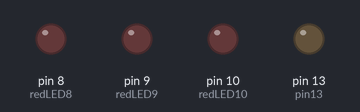
Simulated run of this sketch. Board: Arduino Uno, built with avr-gcc and run on an emulated ATmega328P. Parts: output pins drawn as LEDs (lit = HIGH).

Above: at 0.1 s.
At 9.6 s:
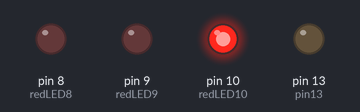
At 18.0 s:
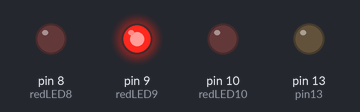
At 26.4 s:
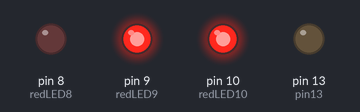
At 36.9 s:
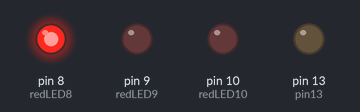
Timing chart, 0 to 40.0 s (numbered marks = the images above):
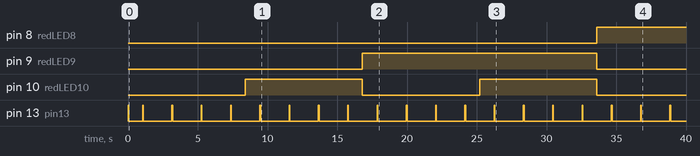

Measured:
- by itself, pin 8 (redLED8): LOW → HIGH at 33.6 s
- by itself, pin 9 (redLED9): LOW → HIGH at 16.8 s, → LOW 16.8 s later
- by itself, pin 10 (redLED10): alternates HIGH for 8.4 s and LOW for 8.4 s
- by itself, pin 13 (pin13): goes HIGH 0.05 s, LOW 1.0 s, 18 × (HIGH 0.05 s, LOW 2.1 s), HIGH 0.05 s, then LOW

The sketch:

sketch_apr4a.ino
```cpp
int redLED8 = 8;
int redLED9 = 9;
int redLED10 = 10;
int redLED11 = 11;
int redLED12 = 12;
int pin13 = 13;
int dit = 50;
int dah = 10;
int longWait = 1000;

void setup() {
  // put your setup code here, to run once:
  pinMode(8,OUTPUT);
  pinMode(9,OUTPUT);
  pinMode(10,OUTPUT);
  pinMode(13,OUTPUT);
}

void loop() {
  // put your main code here, to run repeatedly:
  digitalWrite(pin13, HIGH);  digitalWrite(pin13, HIGH);
  delay(dit);
  digitalWrite(pin13, LOW);
  delay(longWait);

  //pins: 8 9 10 11
  //number 0
  digitalWrite(redLED8,LOW);
  digitalWrite(redLED9,LOW);
  digitalWrite(redLED10,LOW);
  digitalWrite(redLED11,LOW);
  digitalWrite(redLED12,LOW);

  digitalWrite(pin13, HIGH);
  delay(dit);
  digitalWrite(pin13, LOW);

  delay(longWait);

  //number 1: 0 0 0 1
  digitalWrite(redLED8,LOW);
  digitalWrite(redLED9,LOW);
  digitalWrite(redLED10,LOW);
  digitalWrite(redLED11,LOW);
  digitalWrite(redLED12,HIGH);

  delay(dit);

  delay(longWait);

  digitalWrite(pin13, HIGH);
  delay(dit);
  digitalWrite(pin13, LOW);

  delay(longWait);

  // //number 2: 0 0 1 0
  digitalWrite(redLED8,LOW);
  digitalWrite(redLED9,LOW);
  digitalWrite(redLED10,LOW);
  digitalWrite(redLED11,HIGH);
  digitalWrite(redLED12,LOW);

  delay(dit);
  delay(longWait);

  digitalWrite(pin13, HIGH);
  delay(dit);
  digitalWrite(pin13, LOW);

  delay(longWait);


  // //Number 3: 0  1 1
  digitalWrite(redLED8,LOW);
  digitalWrite(redLED9,LOW);
  digitalWrite(redLED10,LOW);
  digitalWrite(redLED11,HIGH);
  digitalWrite(redLED12,HIGH);
  delay(dit);

  delay(longWait);

  digitalWrite(pin13, HIGH);
  delay(dit);
  digitalWrite(pin13, LOW);

  delay(longWait);

  //nUMBER 4: 0 0 1 0 0
  digitalWrite(redLED8,LOW);
  digitalWrite(redLED9,LOW);
  digitalWrite(redLED10,HIGH);
  digitalWrite(redLED11,LOW);
  digitalWrite(redLED11,LOW);
  delay(dit);

  delay(longWait);

  digitalWrite(pin13, HIGH);
  delay(dit);
  digitalWrite(pin13, LOW);

  delay(longWait);

  //number 5: 0 0 1 0 1
  digitalWrite(redLED8,LOW);
  digitalWrite(redLED9,LOW);
  digitalWrite(redLED10,HIGH);
  digitalWrite(redLED11,LOW);
  digitalWrite(redLED12,HIGH);
  delay(dit);

  delay(longWait);

  digitalWrite(pin13, HIGH);
  delay(dit);
  digitalWrite(pin13, LOW);

  delay(longWait);

  //number 6: 0 0 1 1 0
  digitalWrite(redLED8,LOW);
  digitalWrite(redLED9,LOW);
  digitalWrite(redLED10,HIGH);
  digitalWrite(redLED11,HIGH);
  digitalWrite(redLED12,LOW);
  delay(dit);

  delay(longWait);

  digitalWrite(pin13, HIGH);
  delay(dit);
  digitalWrite(pin13, LOW);

  delay(longWait);

  //number 7: 0 0 1 1 1
  digitalWrite(redLED8,LOW);
  digitalWrite(redLED9,LOW);
  digitalWrite(redLED10,HIGH);
  digitalWrite(redLED11,HIGH);
  digitalWrite(redLED12,HIGH);
  delay(dit);

  delay(longWait);

  digitalWrite(pin13, HIGH);
  delay(dit);
  digitalWrite(pin13, LOW);

  delay(longWait);

  //number 8: 0 1 0 0 0
  digitalWrite(redLED8,LOW);
  digitalWrite(redLED9,HIGH);
  digitalWrite(redLED10,LOW);
  digitalWrite(redLED11,LOW);
  digitalWrite(redLED12,LOW);
  delay(dit);

  delay(longWait);

  digitalWrite(pin13, HIGH);
  delay(dit);
  digitalWrite(pin13, LOW);

  delay(longWait);

  //number 9: 0 1 0 0 1
  digitalWrite(redLED8,LOW);
  digitalWrite(redLED9,HIGH);
  digitalWrite(redLED10,LOW);
  digitalWrite(redLED11,LOW);
  digitalWrite(redLED12,HIGH);
  delay(dit);

  delay(longWait);

  digitalWrite(pin13, HIGH);
  delay(dit);
  digitalWrite(pin13, LOW);

  delay(longWait);

  //number 10: 0 1 1 0 0
  digitalWrite(redLED8,LOW);
  digitalWrite(redLED9,HIGH);
  digitalWrite(redLED10,LOW);
  digitalWrite(redLED11,HIGH);
  digitalWrite(redLED12,LOW);
  delay(dit);

  delay(longWait);

  digitalWrite(pin13, HIGH);
  delay(dit);
  digitalWrite(pin13, LOW);

  delay(longWait);

  //number 11: 0 1 0 1 1
  digitalWrite(redLED8, LOW);
  digitalWrite(redLED9,HIGH);
  digitalWrite(redLED10,LOW);
  digitalWrite(redLED11,HIGH);
  digitalWrite(redLED12,HIGH);
  delay(dit);

  delay(longWait);

  digitalWrite(pin13, HIGH);
  delay(dit);
  digitalWrite(pin13, LOW);

  delay(longWait);

  //number 12: 0 1 1 0 0
  digitalWrite(redLED8,LOW);
  digitalWrite(redLED9,HIGH);
  digitalWrite(redLED10,HIGH);
  digitalWrite(redLED11,LOW);
  digitalWrite(redLED12,LOW);
  delay(dit);

  delay(longWait);

  digitalWrite(pin13, HIGH);
  delay(dit);
  digitalWrite(pin13, LOW);

  delay(longWait);

  //number 13: 0 1 1 0 1
  digitalWrite(redLED8,LOW);
  digitalWrite(redLED9,HIGH);
  digitalWrite(redLED10,HIGH);
  digitalWrite(redLED11,LOW);
  digitalWrite(redLED12,HIGH);
  delay(dit);

  delay(longWait);

  digitalWrite(pin13, HIGH);
  delay(dit);
  digitalWrite(pin13, LOW);

  delay(longWait);

  //number 14: 0 1 1 1 0
  digitalWrite(redLED8,LOW);
  digitalWrite(redLED9,HIGH);
  digitalWrite(redLED10,HIGH);
  digitalWrite(redLED11,HIGH);
  digitalWrite(redLED12,LOW);
  delay(dit);

  delay(longWait);

  digitalWrite(pin13, HIGH);
  delay(dit);
  digitalWrite(pin13, LOW);

  delay(longWait);

  //number 15: 0 1 1 1 1
  digitalWrite(redLED8,LOW);
  digitalWrite(redLED9,HIGH);
  digitalWrite(redLED10,HIGH);
  digitalWrite(redLED11,HIGH);
  digitalWrite(redLED12,HIGH);
  delay(dit);

  delay(longWait);

  digitalWrite(pin13, HIGH);
  delay(dit);
  digitalWrite(pin13, LOW);

  delay(longWait);

  //number 16: 1 0 0 0 0
  digitalWrite(redLED8,HIGH);
  digitalWrite(redLED9,LOW);
  digitalWrite(redLED10,LOW);
  digitalWrite(redLED11,LOW);
  digitalWrite(redLED12,LOW);
  delay(dit);

  delay(longWait);

  digitalWrite(pin13, HIGH);
  delay(dit);
  digitalWrite(pin13, LOW);

  delay(longWait);

  //number 17: 1 0 0 0 1
  digitalWrite(redLED8,HIGH);
  digitalWrite(redLED9,LOW);
  digitalWrite(redLED10,LOW);
  digitalWrite(redLED11,LOW);
  digitalWrite(redLED12,HIGH);
  delay(dit);

  delay(longWait);

  digitalWrite(pin13, HIGH);
  delay(dit);
  digitalWrite(pin13, LOW);

  delay(longWait);

  //number 18: 1 0 0 1 0
  digitalWrite(redLED8,HIGH);
  digitalWrite(redLED9,LOW);
  digitalWrite(redLED10,LOW);
  digitalWrite(redLED11,HIGH);
  digitalWrite(redLED12,LOW);
  delay(dit);

  delay(longWait);

  digitalWrite(pin13, HIGH);
  delay(dit);
  digitalWrite(pin13, LOW);

  delay(longWait);

  //number19: 1 0 0 1 1
  digitalWrite(redLED8,HIGH);
  digitalWrite(redLED9,LOW);
  digitalWrite(redLED10,LOW);
  digitalWrite(redLED11,HIGH);
  digitalWrite(redLED12,HIGH);
  delay(dit);

  delay(longWait);

  digitalWrite(pin13, HIGH);
  delay(dit);
  digitalWrite(pin13, LOW);

  delay(longWait);

  //number 20: 1 0 1 0 0
  digitalWrite(redLED8,HIGH);
  digitalWrite(redLED9,LOW);
  digitalWrite(redLED10,HIGH);
  digitalWrite(redLED11,LOW);
  digitalWrite(redLED12,LOW);
  delay(dit);

  delay(longWait);

  digitalWrite(pin13, HIGH);
  delay(dit);
  digitalWrite(pin13, LOW);

  delay(longWait);

  //number 21: 1 0 1 0 1
  digitalWrite(redLED8,HIGH);
  digitalWrite(redLED9,LOW);
  digitalWrite(redLED10,HIGH);
  digitalWrite(redLED11,LOW);
  digitalWrite(redLED12,HIGH);
  delay(dit);

  delay(longWait);

  digitalWrite(pin13, HIGH);
  delay(dit);
  digitalWrite(pin13, LOW);

  delay(longWait);

  //number 22: 1 0 1 1 0
  digitalWrite(redLED8,HIGH);
  digitalWrite(redLED9,LOW);
  digitalWrite(redLED10,HIGH);
  digitalWrite(redLED11,HIGH);
  digitalWrite(redLED12,LOW);
  delay(dit);

  delay(longWait);

  digitalWrite(pin13, HIGH);
  delay(dit);
  digitalWrite(pin13, LOW);

  delay(longWait);

  //number 23: 1 0 1 1 1
  digitalWrite(redLED8,HIGH);
  digitalWrite(redLED9,LOW);
  digitalWrite(redLED10,HIGH);
  digitalWrite(redLED11,HIGH);
  digitalWrite(redLED12,HIGH);
  delay(dit);

  delay(longWait);

  digitalWrite(pin13, HIGH);
  delay(dit);
  digitalWrite(pin13, LOW);

  delay(longWait);

  //number 24: 1 1 0 0 0
  digitalWrite(redLED8,HIGH);
  digitalWrite(redLED9,HIGH);
  digitalWrite(redLED10,LOW);
  digitalWrite(redLED11,LOW);
  digitalWrite(redLED12,LOW);
  delay(dit);

  delay(longWait);

  digitalWrite(pin13, HIGH);
  delay(dit);
  digitalWrite(pin13, LOW);

  delay(longWait);

  //number 25: 1 1 0 0 1
  digitalWrite(redLED8,HIGH);
  digitalWrite(redLED9,HIGH);
  digitalWrite(redLED10,LOW);
  digitalWrite(redLED11,LOW);
  digitalWrite(redLED12,HIGH);
  delay(dit);

  delay(longWait);

  digitalWrite(pin13, HIGH);
  delay(dit);
  digitalWrite(pin13, LOW);

  delay(longWait);

  //number 26: 1 1 0 1 0
  digitalWrite(redLED8,HIGH);
  digitalWrite(redLED9,HIGH);
  digitalWrite(redLED10,LOW);
  digitalWrite(redLED11,HIGH);
  digitalWrite(redLED12,LOW);
  delay(dit);

  delay(longWait);

  digitalWrite(pin13, HIGH);
  delay(dit);
  digitalWrite(pin13, LOW);

  delay(longWait);

  //number 27: 1 1 0 1 1
  digitalWrite(redLED8,HIGH);
  digitalWrite(redLED9,HIGH);
  digitalWrite(redLED10,LOW);
  digitalWrite(redLED11,HIGH);
  digitalWrite(redLED12,HIGH);
  delay(dit);

  delay(longWait);

  digitalWrite(pin13, HIGH);
  delay(dit);
  digitalWrite(pin13, LOW);

  delay(longWait);

  //number 28: 1 1 1 0 0
  digitalWrite(redLED8,HIGH);
  digitalWrite(redLED9,HIGH);
  digitalWrite(redLED10,HIGH);
  digitalWrite(redLED11,LOW);
  digitalWrite(redLED12,LOW);
  delay(dit);

  delay(longWait);

  digitalWrite(pin13, HIGH);
  delay(dit);
  digitalWrite(pin13, LOW);

  delay(longWait);

  // number 29: 1 1 1 0 1
  digitalWrite(redLED8,HIGH);
  digitalWrite(redLED9,HIGH);
  digitalWrite(redLED10,HIGH);
  digitalWrite(redLED11,LOW);
  digitalWrite(redLED12,HIGH);
  delay(dit);

  delay(longWait);

  digitalWrite(pin13, HIGH);
  delay(dit);
  digitalWrite(pin13, LOW);

  delay(longWait);

  //number 30: 1 1 1 1 0
  digitalWrite(redLED8,HIGH);
  digitalWrite(redLED9,HIGH);
  digitalWrite(redLED10,HIGH);
  digitalWrite(redLED11,HIGH);
  digitalWrite(redLED12,LOW);
  delay(dit);

  delay(longWait);

  digitalWrite(pin13, HIGH);
  delay(dit);
  digitalWrite(pin13, LOW);

  delay(longWait);

  //number 31: 1 1 1 1 1
  digitalWrite(redLED8,HIGH);
  digitalWrite(redLED9,HIGH);
  digitalWrite(redLED10,HIGH);
  digitalWrite(redLED11,HIGH);
  digitalWrite(redLED12,HIGH);
  delay(dit);

  delay(longWait);

  digitalWrite(pin13, HIGH);
  delay(dit);
  digitalWrite(pin13, LOW);

  delay(longWait);
}
```
